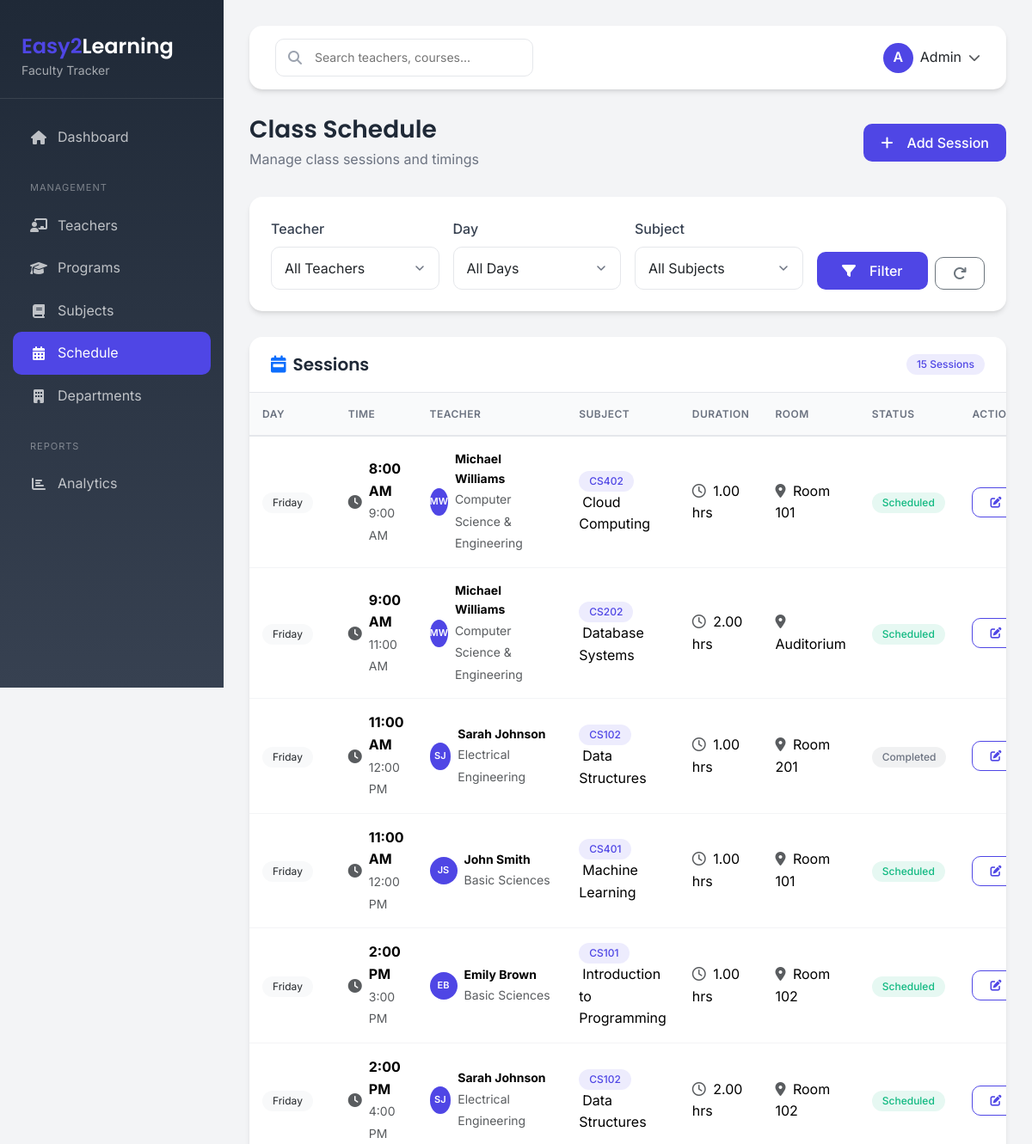
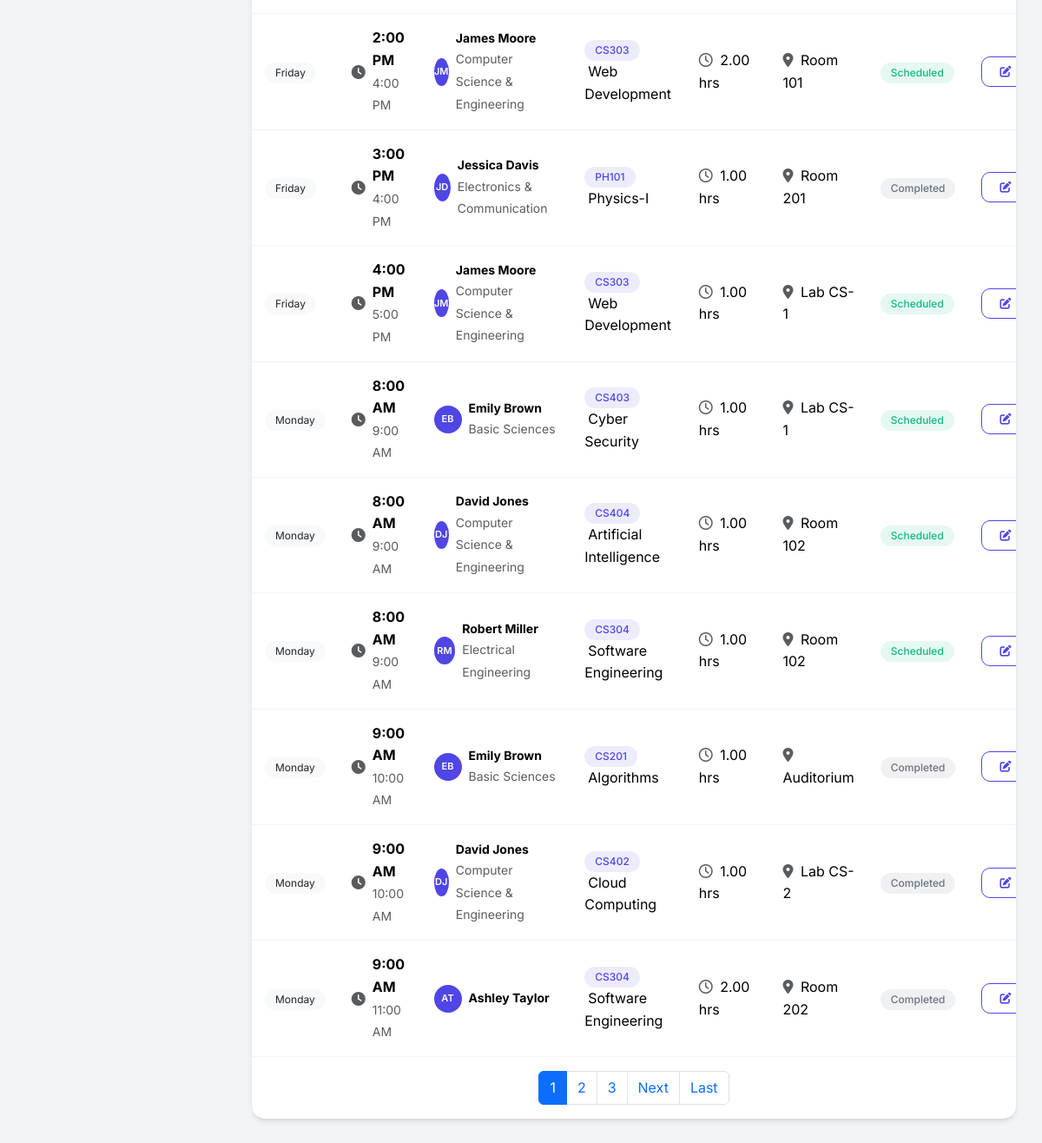
Page /schedule/ on the committed database (2 pictures, top to bottom).
### faculty/models.py (models this page shows, shortened)
class Session(models.Model):
    DAYS_OF_WEEK = [
        ('monday', 'Monday'),
        ('tuesday', 'Tuesday'),
        ('wednesday', 'Wednesday'),
        ('thursday', 'Thursday'),
        ('friday', 'Friday'),
        ('saturday', 'Saturday'),
        ('sunday', 'Sunday'),
    ]
    STATUS_CHOICES = [
        ('scheduled', 'Scheduled'),
        ('in_progress', 'In Progress'),
        ('completed', 'Completed'),
        ('cancelled', 'Cancelled'),
        ('rescheduled', 'Rescheduled'),
    ]
    teacher = models.ForeignKey(Teacher, on_delete=models.CASCADE)
    subject = models.ForeignKey(Subject, on_delete=models.CASCADE)
    date = models.DateField()
    day_of_week = models.CharField(max_length=20, choices=DAYS_OF_WEEK)
    start_time = models.TimeField()
    end_time = models.TimeField()
    duration = models.DecimalField(max_digits=5, decimal_places=2, help_text="Duration in hours")
    room = models.CharField(max_length=50, blank=True)
    status = models.CharField(max_length=20, choices=STATUS_CHOICES, default='scheduled')
    notes = models.TextField(blank=True)
    is_recurring = models.BooleanField(default=False)
    created_at = models.DateTimeField(auto_now_add=True)
    updated_at = models.DateTimeField(auto_now=True)
    class Meta:
        verbose_name = 'Session'
        verbose_name_plural = 'Sessions'
        ordering = ['-date', 'day_of_week', 'start_time']

class Teacher(models.Model):
    STATUS_CHOICES = [
        ('active', 'Active'),
        ('inactive', 'Inactive'),
        ('on_leave', 'On Leave'),
    ]
    GENDER_CHOICES = [
        ('male', 'Male'),
        ('female', 'Female'),
        ('other', 'Other'),
        ('prefer_not_to_say', 'Prefer not to say'),
    ]
    first_name = models.CharField(max_length=50)
    last_name = models.CharField(max_length=50)
    email = models.EmailField(unique=True)
    phone = models.CharField(max_length=20)
    address = models.TextField(blank=True)
    date_of_birth = models.DateField(null=True, blank=True)
    gender = models.CharField(max_length=20, choices=GENDER_CHOICES, default='prefer_not_to_say')
    photo = models.ImageField(upload_to='teachers/', null=True, blank=True)
    employee_id = models.CharField(max_length=20, unique=True)
    department = models.ForeignKey(Department, on_delete=models.SET_NULL, null=True, blank=True)
    qualification = models.CharField(max_length=100, blank=True)
    specialization = models.CharField(max_length=100, blank=True)
    experience_years = models.PositiveIntegerField(default=0)
    hourly_rate = models.DecimalField(max_digits=10, decimal_places=2, default=0.00)
    status = models.CharField(max_length=20, choices=STATUS_CHOICES, default='active')
    emergency_contact_name = models.CharField(max_length=100, blank=True)
    emergency_contact_phone = models.CharField(max_length=20, blank=True)
    hire_date = models.DateField(null=True, blank=True)
    created_at = models.DateTimeField(auto_now_add=True)
    updated_at = models.DateTimeField(auto_now=True)
    class Meta:
        verbose_name = 'Teacher'
        verbose_name_plural = 'Teachers'
        ordering = ['last_name', 'first_name']
    @property
    def full_name(self):
        return f"{self.first_name} {self.last_name}"

class Department(models.Model):
    name = models.CharField(max_length=100, unique=True)
    description = models.TextField(blank=True)
    teachers = models.ManyToManyField('Teacher', related_name='departments', blank=True)
    is_active = models.BooleanField(default=True)
    created_at = models.DateTimeField(auto_now_add=True)
    updated_at = models.DateTimeField(auto_now=True)
    class Meta:
        verbose_name = 'Department'
        verbose_name_plural = 'Departments'
        ordering = ['name']

class Subject(models.Model):
    SUBJECT_TYPE_CHOICES = [
        ('theory', 'Theory'),
        ('practical', 'Practical'),
        ('both', 'Both'),
    ]
    SEMESTER_CHOICES = [
        (1, '1st Semester'),
        (2, '2nd Semester'),
        (3, '3rd Semester'),
        (4, '4th Semester'),
        (5, '5th Semester'),
        (6, '6th Semester'),
        (7, '7th Semester'),
        (8, '8th Semester'),
        (9, '9th Semester'),
        (10, '10th Semester'),
    ]
    code = models.CharField(max_length=20)
    name = models.CharField(max_length=100)
    description = models.TextField(blank=True)
    program = models.ForeignKey(Program, on_delete=models.CASCADE)
    subject_type = models.CharField(max_length=20, choices=SUBJECT_TYPE_CHOICES, default='theory')
    semester = models.IntegerField(choices=SEMESTER_CHOICES, default=1)
    credits = models.PositiveIntegerField(default=1)
    total_hours = models.DecimalField(max_digits=5, decimal_places=2, default=1.00)
    teachers = models.ManyToManyField('Teacher', related_name='subjects', blank=True)
    is_active = models.BooleanField(default=True)
    created_at = models.DateTimeField(auto_now_add=True)
    updated_at = models.DateTimeField(auto_now=True)
    class Meta:
        verbose_name = 'Subject'
        verbose_name_plural = 'Subjects'
        unique_together = ['code', 'program']
        ordering = ['program', 'semester', 'code']

### faculty/views.py (the view)
# urls.py: path('schedule/', SessionListView.as_view(), name='schedule'),
class SessionListView(ListView):
    model = Session
    template_name = 'faculty/schedule.html'
    context_object_name = 'sessions'
    paginate_by = 15
    def get_queryset(self):
        queryset = Session.objects.select_related(
            'teacher', 'teacher__department', 'subject'
        ).all()
        teacher = self.request.GET.get('teacher')
        if teacher:
            queryset = queryset.filter(teacher_id=teacher)
        day = self.request.GET.get('day_of_week')
        if day:
            queryset = queryset.filter(day_of_week=day)
        subject = self.request.GET.get('subject')
        if subject:
            queryset = queryset.filter(subject_id=subject)
        status = self.request.GET.get('status')
        if status:
            queryset = queryset.filter(status=status)
        return queryset.order_by('day_of_week', 'start_time')
    def get_context_data(self, **kwargs):
        context = super().get_context_data(**kwargs)
        context['teachers'] = Teacher.objects.filter(status='active')
        context['subjects'] = Subject.objects.filter(is_active=True)
        return context

### templates/faculty/schedule.html (shortened to what this page needs)
{% extends 'base.html' %}
{% load static %}
{% block content %}
<div class="page-header d-flex justify-content-between align-items-center">
    <div>
        <h1>Class Schedule</h1>
        <p>Manage class sessions and timings</p>
    </div>
    <a href="{% url 'faculty:session_add' %}" class="btn btn-primary">
        <i class="fas fa-plus me-2"></i>Add Session
    </a>
</div>
<div class="content-card animate-fadeInUp">
    <div class="content-card-body">
        <form method="GET" class="row g-3">
            <div class="col-md-3">
                <label class="form-label">Teacher</label>
                <select name="teacher" class="form-select" id="filter_teacher">
                    <option value="">All Teachers</option>
                </select>
            </div>
            <div class="col-md-3">
                <label class="form-label">Day</label>
                <select name="day_of_week" class="form-select">
                    <option value="">All Days</option>
                </select>
            </div>
            <div class="col-md-3">
                <label class="form-label">Subject</label>
                <select name="subject" class="form-select" id="filter_subject">
                    <option value="">All Subjects</option>
                </select>
            </div>
            <div class="col-md-3 d-flex align-items-end gap-2">
                <button type="submit" class="btn btn-primary flex-grow-1">
                    <i class="fas fa-filter me-2"></i>Filter
                </button>
                <a href="{% url 'faculty:schedule' %}" class="btn btn-outline-secondary">
                    <i class="fas fa-redo"></i>
                </a>
            </div>
        </form>
    </div>
</div>
<div class="content-card animate-fadeInUp" style="animation-delay: 0.1s;">
    <div class="content-card-header">
        <h5 class="mb-0"><i class="fas fa-calendar-week me-2 text-primary"></i>Sessions</h5>
        <span class="badge bg-primary">{{ sessions|length }} Sessions</span>
    </div>
    <div class="content-card-body p-0">
        {% if sessions %}
        <div class="table-responsive">
            <table class="table">
                <thead>
                    <tr>
                        <th>Day</th>
                        <th>Time</th>
                        <th>Teacher</th>
                        <th>Subject</th>
                        <th>Duration</th>
                        <th>Room</th>
                        <th>Status</th>
                        <th>Actions</th>
                    </tr>
                </thead>
                <tbody>
                    {% for session in sessions %}
                    <tr>
                        <td>
                            <span class="badge bg-light text-dark fw-normal">{{ session.get_day_of_week_display }}</span>
                        </td>
                        <td>
                            <div class="d-flex align-items-center gap-2">
                                <i class="fas fa-clock text-muted"></i>
                                <div>
                                    <div class="fw-bold">{{ session.start_time|time:"g:i A" }}</div>
                                    <small class="text-muted">{{ session.end_time|time:"g:i A" }}</small>
                                </div>
                            </div>
                        </td>
                        <td>
                            <div class="d-flex align-items-center gap-2">
                                <div style="width: 32px; height: 32px; border-radius: 50%; background: var(--primary-color); display: flex; align-items: center; justify-content: center; color: white; font-size: 11px; font-weight: 600;">
                                    {{ session.teacher.first_name|first }}{{ session.teacher.last_name|first }}
                                </div>
                                <div>
                                    <div class="fw-bold small">{{ session.teacher.full_name }}</div>
                                    <small class="text-muted">{{ session.teacher.department.name|default:"" }}</small>
                                </div>
                            </div>
                        </td>
                        <td>
                            <span class="badge bg-primary">{{ session.subject.code }}</span>
                            <span class="ms-1">{{ session.subject.name }}</span>
                        </td>
                        <td>
                            <i class="far fa-clock me-1 text-muted"></i>
                            {{ session.duration }} hrs
                        </td>
                        <td>
                            <i class="fas fa-map-marker-alt me-1 text-muted"></i>
                            {{ session.room|default:"Not assigned" }}
                        </td>
                        <td>
                            {% if session.status == 'scheduled' %}
                            <span class="badge bg-success">Scheduled</span>
                            {% elif session.status == 'in_progress' %}
                            <span class="badge bg-primary">In Progress</span>
                            {% elif session.status == 'completed' %}
                            <span class="badge bg-secondary">Completed</span>
                            {% elif session.status == 'cancelled' %}
                            <span class="badge bg-danger">Cancelled</span>
                            {% else %}
                            <span class="badge bg-warning">{{ session.status|title }}</span>
                            {% endif %}
                        </td>
                        <td>
                            <div class="d-flex gap-1">
                                <a href="{% url 'faculty:session_edit' session.pk %}" class="btn btn-outline-primary btn-sm" title="Edit">
                                    <i class="fas fa-edit"></i>
                                </a>
                            </div>
                        </td>
                    </tr>
                    {% endfor %}
                </tbody>
            </table>
        </div>
        {% if is_paginated %}
        <div class="p-3">
            <nav aria-label="Page navigation">
                <ul class="pagination justify-content-center mb-0">
                    {% for num in page_obj.paginator.page_range %}
                    {% if page_obj.number == num %}
                    <li class="page-item active"><span class="page-link">{{ num }}</span></li>
                    {% elif num > page_obj.number|add:'-3' and num < page_obj.number|add:'3' %}
                    <li class="page-item"><a class="page-link" href="?page={{ num }}">{{ num }}</a></li>
                    {% endif %}
                    {% endfor %}
                    {% if page_obj.has_next %}
                    <li class="page-item">
                        <a class="page-link" href="?page={{ page_obj.next_page_number }}">Next</a>
                    </li>
                    <li class="page-item">
                        <a class="page-link" href="?page={{ page_obj.paginator.num_pages }}">Last</a>
                    </li>
                    {% endif %}
                </ul>
            </nav>
        </div>
        {% endif %}
        {% endif %}
    </div>
</div>
{% endblock %}

### rows in the picture
Session: day_of_week "Friday", start_time "8:00 AM", end_time "9:00 AM", teacher.first_name|first "M", teacher.last_name|first "W", teacher.full_name "Michael Williams", teacher.department.name "Computer Science & Engineering", subject.code "CS402", subject.name "Cloud Computing", duration "1.00", room "Room 101", status "Scheduled"
Session: day_of_week "Friday", start_time "9:00 AM", end_time "11:00 AM", teacher.first_name|first "M", teacher.last_name|first "W", teacher.full_name "Michael Williams", teacher.department.name "Computer Science & Engineering", subject.code "CS202", subject.name "Database Systems", duration "2.00", room "Auditorium", status "Scheduled"
Session: day_of_week "Friday", start_time "11:00 AM", end_time "12:00 PM", teacher.first_name|first "S", teacher.last_name|first "J", teacher.full_name "Sarah Johnson", teacher.department.name "Electrical Engineering", subject.code "CS102", subject.name "Data Structures", duration "1.00", room "Room 201", status "Completed"
Session: day_of_week "Friday", start_time "11:00 AM", end_time "12:00 PM", teacher.first_name|first "J", teacher.last_name|first "S", teacher.full_name "John Smith", teacher.department.name "Basic Sciences", subject.code "CS401", subject.name "Machine Learning", duration "1.00", room "Room 101", status "Scheduled"
Session: day_of_week "Friday", start_time "2:00 PM", end_time "3:00 PM", teacher.first_name|first "E", teacher.last_name|first "B", teacher.full_name "Emily Brown", teacher.department.name "Basic Sciences", subject.code "CS101", subject.name "Introduction to Programming", duration "1.00", room "Room 102", status "Scheduled"
Session: day_of_week "Friday", start_time "2:00 PM", end_time "4:00 PM", teacher.first_name|first "S", teacher.last_name|first "J", teacher.full_name "Sarah Johnson", teacher.department.name "Electrical Engineering", subject.code "CS102", subject.name "Data Structures", duration "2.00", room "Room 102", status "Scheduled"
Session: day_of_week "Friday", start_time "2:00 PM", end_time "4:00 PM", teacher.first_name|first "J", teacher.last_name|first "M", teacher.full_name "James Moore", teacher.department.name "Computer Science & Engineering", subject.code "CS303", subject.name "Web Development", duration "2.00", room "Room 101", status "Scheduled"
Session: day_of_week "Friday", start_time "3:00 PM", end_time "4:00 PM", teacher.first_name|first "J", teacher.last_name|first "D", teacher.full_name "Jessica Davis", teacher.department.name "Electronics & Communication", subject.code "PH101", subject.name "Physics-I", duration "1.00", room "Room 201", status "Completed"
Session: day_of_week "Friday", start_time "4:00 PM", end_time "5:00 PM", teacher.first_name|first "J", teacher.last_name|first "M", teacher.full_name "James Moore", teacher.department.name "Computer Science & Engineering", subject.code "CS303", subject.name "Web Development", duration "1.00", room "Lab CS-1", status "Scheduled"
Session: day_of_week "Monday", start_time "8:00 AM", end_time "9:00 AM", teacher.first_name|first "E", teacher.last_name|first "B", teacher.full_name "Emily Brown", teacher.department.name "Basic Sciences", subject.code "CS403", subject.name "Cyber Security", duration "1.00", room "Lab CS-1", status "Scheduled"
Session: day_of_week "Monday", start_time "8:00 AM", end_time "9:00 AM", teacher.first_name|first "D", teacher.last_name|first "J", teacher.full_name "David Jones", teacher.department.name "Computer Science & Engineering", subject.code "CS404", subject.name "Artificial Intelligence", duration "1.00", room "Room 102", status "Scheduled"
Session: day_of_week "Monday", start_time "8:00 AM", end_time "9:00 AM", teacher.first_name|first "R", teacher.last_name|first "M", teacher.full_name "Robert Miller", teacher.department.name "Electrical Engineering", subject.code "CS304", subject.name "Software Engineering", duration "1.00", room "Room 102", status "Scheduled"
Session: day_of_week "Monday", start_time "9:00 AM", end_time "10:00 AM", teacher.first_name|first "E", teacher.last_name|first "B", teacher.full_name "Emily Brown", teacher.department.name "Basic Sciences", subject.code "CS201", subject.name "Algorithms", duration "1.00", room "Auditorium", status "Completed"
Session: day_of_week "Monday", start_time "9:00 AM", end_time "10:00 AM", teacher.first_name|first "D", teacher.last_name|first "J", teacher.full_name "David Jones", teacher.department.name "Computer Science & Engineering", subject.code "CS402", subject.name "Cloud Computing", duration "1.00", room "Lab CS-2", status "Completed"
Session: day_of_week "Monday", start_time "9:00 AM", end_time "11:00 AM", teacher.first_name|first "A", teacher.last_name|first "T", teacher.full_name "Ashley Taylor", subject.code "CS304", subject.name "Software Engineering", duration "2.00", room "Room 202", status "Completed"

### other values in the picture
{{ sessions|length }} "15"
{{ num }} "1"
{{ num }} "2" "3"
